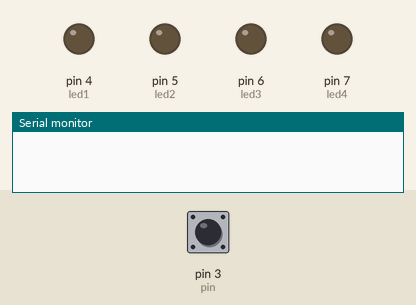
A sketch run on a simulated Arduino Uno, built with avr-gcc and run on an emulated ATmega328P. Shown: output pins drawn as LEDs (lit = HIGH), the last lines printed to the serial monitor. Dashed ring = blinking. The test bench sets the inputs (shaded band); at power-on: pin 3 (pin) LOW. Random numbers use the default seed unless the sketch sets one.

Above: at 1.2 s.
1.3 s: pin 3 (pin) driven HIGH
At 2.3 s:
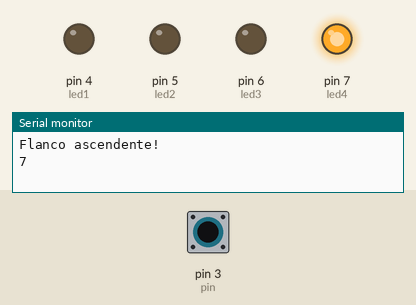
2.8 s: pin 3 (pin) driven LOW
At 3.5 s:
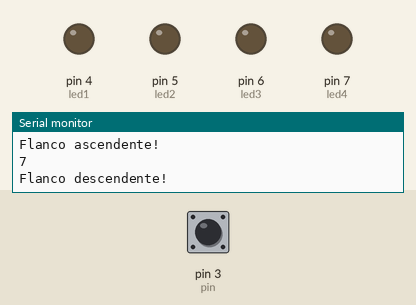
4.3 s: pin 3 (pin) driven HIGH
At 4.6 s:
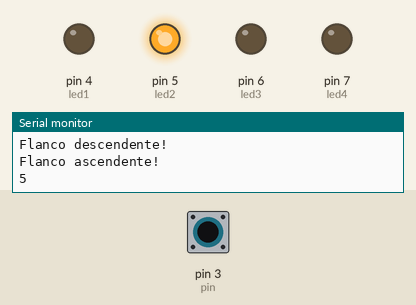
5.8 s: pin 3 (pin) pulsed LOW 2 times (0.12 s each, 0.3 s apart)
At 6.8 s:
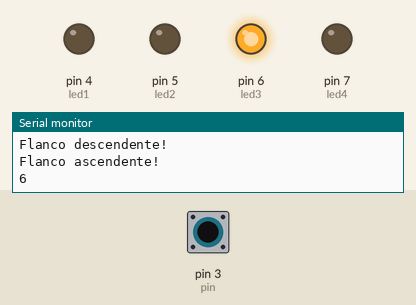
7.9 s: pin 3 (pin) pulsed LOW 5 times (0.12 s each, 0.3 s apart)
At 8.41 s:
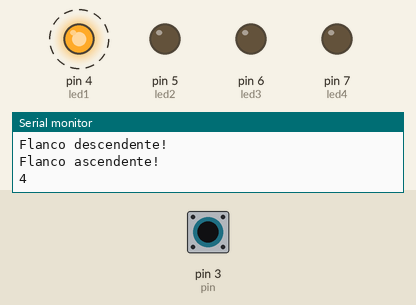
Timing chart, 0 to 10.9 s (numbered marks = the images above; inputs shaded):
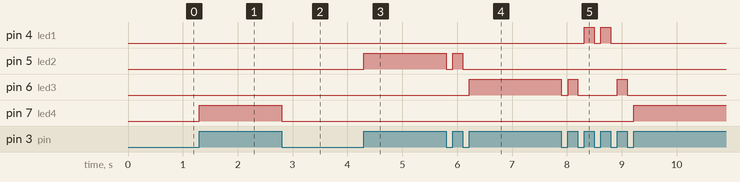

Measured:
- after the input at 1.3 s, pin 7 (led4): LOW → HIGH at once
- after the input at 2.8 s, pin 7 (led4): HIGH → LOW at once
- after the input at 4.3 s, pin 5 (led2): LOW → HIGH at once
- after the input at 5.8 s, pin 5 (led2): HIGH → LOW at once, → HIGH 0.12 s later, → LOW 0.18 s later; pin 6 (led3): LOW → HIGH after 0.42 s
- after the input at 7.9 s, pin 4 (led1): alternates HIGH for 0.18 s and LOW for 0.12 s, 4 changes in all, then stays LOW, starting after 0.42 s; pin 6 (led3): goes LOW 0.12 s, HIGH 0.18 s, LOW 0.72 s, HIGH 0.18 s, then LOW, starting at once; pin 7 (led4): LOW → HIGH after 1.3 s

The sketch:

Ejercicio10-Ivan.ino
```cpp
#define pin 3 // pin de boton
int flanco = 0; // variable para detectar cambios de estado
#define led1 4
#define led2 5
#define led3 6
#define led4 7
int aleatorio;

void setup() {
  // put your setup code here, to run once:
  Serial.begin(9600);
  pinMode(pin, INPUT);
  pinMode(led1, OUTPUT);
  pinMode(led2, OUTPUT);
  pinMode(led3, OUTPUT);
  pinMode(led4, OUTPUT);
  //digitalWrite(led, LOW);
  apaga();
}

void loop() {
  // put your main code here, to run repeatedly:
  switch (detectarFlanco(digitalRead(pin))) {
    case 1:
      aleatorio = random(4, 8);
      Serial.println(aleatorio);
      digitalWrite(aleatorio, HIGH);
      break;
    case 0:
      break;
    case -1:
      apaga();
      break;
  }
}

int detectarFlanco(boolean estado) { // funcion para detectar el cambio de estado del pin
  if (estado == true && flanco == 0) {
    flanco = 1;
    //pulsaciones += 10;
    Serial.println("Flanco ascendente!");
    return 1;
  }
  if (estado == false && flanco == 1) { // si pin deja de estar high ponemos el flanco a 0
    flanco = 0;
    Serial.println("Flanco descendente!");
    return -1;
  }
  if (estado == true && flanco == 1) {
    return 0;
  }
}
void apaga() {
  for (int i = led1; i <= led4; i++) {
    digitalWrite(i, LOW);
  }
}
```
